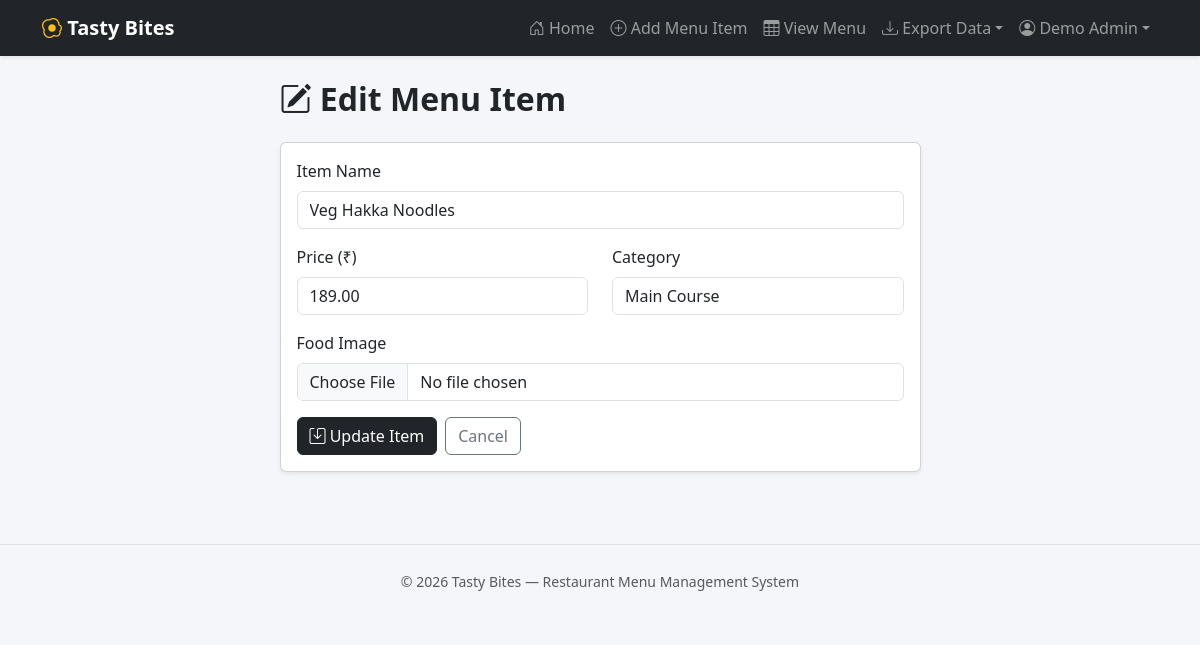
/edit.php?id=2 (signed in), run on the app's committed database.
### tables this page shows
CREATE TABLE IF NOT EXISTS menu_items (
    id         INT AUTO_INCREMENT PRIMARY KEY,
    name       VARCHAR(150)   NOT NULL,
    price      DECIMAL(10,2)  NOT NULL,
    category   VARCHAR(80)    NOT NULL,
    image      VARCHAR(255)   DEFAULT NULL,         
    created_at TIMESTAMP      DEFAULT CURRENT_TIMESTAMP
);

### edit.php (the view, shortened to what this page needs)
<?php
require_once __DIR__ . '/config/db.php';
$id = (int)($_GET['id'] ?? $_POST['id'] ?? 0);
$stmt = mysqli_prepare($conn, 'SELECT * FROM menu_items WHERE id = ?');
mysqli_stmt_bind_param($stmt, 'i', $id);
mysqli_stmt_execute($stmt);
$item = mysqli_fetch_assoc(mysqli_stmt_get_result($stmt));
$name = $item['name']; $price = $item['price']; $category = $item['category'];
require_once __DIR__ . '/includes/header.php';
?>
<div class="row justify-content-center">
    <div class="col-lg-7">
        <h2 class="fw-bold mb-4"><i class="bi bi-pencil-square"></i> Edit Menu Item</h2>
        <div class="card shadow-sm">
            <div class="card-body">
                <form method="post" enctype="multipart/form-data" novalidate>
                    <div class="mb-3">
                        <label class="form-label">Item Name</label>
                        <input type="text" name="name" class="form-control" value="<?= htmlspecialchars($name) ?>" required>
                    </div>
                    <div class="row">
                        <div class="col-md-6 mb-3">
                            <label class="form-label">Price (&#8377;)</label>
                            <input type="number" step="0.01" min="0" name="price" class="form-control"
                                   value="<?= htmlspecialchars($price) ?>" required>
                        </div>
                        <div class="col-md-6 mb-3">
                            <label class="form-label">Category</label>
                            <input type="text" name="category" class="form-control"
                                   value="<?= htmlspecialchars($category) ?>" required>
                        </div>
                    </div>
                    <div class="mb-3">
                        <label class="form-label">Food Image</label>
                        <input type="file" name="image" class="form-control" accept="image/*">
                    </div>
                    <div class="d-flex gap-2">
                        <button class="btn btn-dark"><i class="bi bi-save"></i> Update Item</button>
                        <a href="index.php" class="btn btn-outline-secondary">Cancel</a>
                    </div>
                </form>
            </div>
        </div>
    </div>
</div>
<?php require_once __DIR__ . '/includes/footer.php'; ?>

### assets/css/style.css (style rules this page uses)
body { background: #f4f6f9; font-family: "Segoe UI", Roboto, Arial, sans-serif; }

### data on the page
menu_items: name "Veg Hakka Noodles", price "189.00", category "Main Course"

### other printed values
$adminName "Demo Admin"
